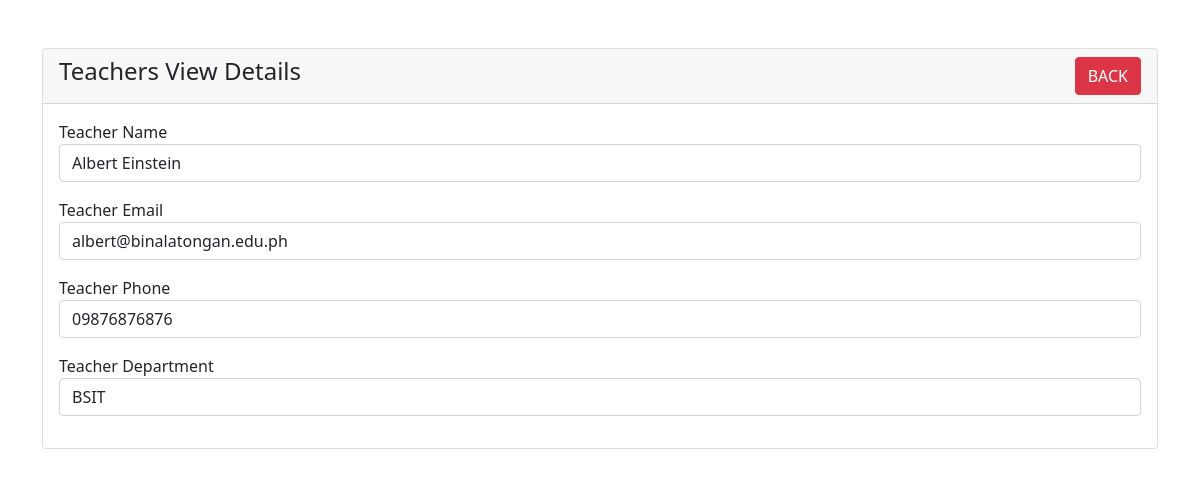
The page /teacher-view.php?id=1 on the database its author committed.
### tables this page shows
CREATE TABLE `teachers` (
  `id` int(6) NOT NULL,
  `name` varchar(191) NOT NULL,
  `email` varchar(191) NOT NULL,
  `phone` varchar(191) NOT NULL,
  `department` varchar(191) NOT NULL
);

### teacher-view.php (the view, shortened to what this page needs)
<?php
require 'dbcon.php';
?>
<!doctype html>
<html lang="en">
  <head>
    <link href="https://cdn.jsdelivr.net/npm/bootstrap@5.1.3/dist/css/bootstrap.min.css" rel="stylesheet">
</head>
<body>
    <div class="container mt-5">
        <div class="row">
            <div class="col-md-12">
                <div class="card">
                    <div class="card-header">
                        <h4>Teachers View Details
                            <a href="teachers.php" class="btn btn-danger float-end">BACK</a>
                        </h4>
                    </div>
                    <div class="card-body">
                        <?php
                        if(isset($_GET['id']))
                        {
                            $teacher_id = mysqli_real_escape_string($con, $_GET['id']);
                            $query = "SELECT * FROM teachers WHERE id='$teacher_id' ";
                            $query_run = mysqli_query($con, $query);
                            if(mysqli_num_rows($query_run) > 0)
                            {
                                $teacher = mysqli_fetch_array($query_run);
                                ?>
                                    <div class="mb-3">
                                        <label>Teacher Name</label>
                                        <p class="form-control">
                                            <?=$teacher['name'];?>
                                        </p>
                                    </div>
                                    <div class="mb-3">
                                        <label>Teacher Email</label>
                                        <p class="form-control">
                                            <?=$teacher['email'];?>
                                        </p>
                                    </div>
                                    <div class="mb-3">
                                        <label>Teacher Phone</label>
                                        <p class="form-control">
                                            <?=$teacher['phone'];?>
                                        </p>
                                    </div>
                                    <div class="mb-3">
                                        <label>Teacher Department</label>
                                        <p class="form-control">
                                            <?=$teacher['department'];?>
                                        </p>
                                    </div>
                                <?php
                            }
                            else
                            {
                                echo "<h4>No Such Id Found</h4>";
                            }
                        }
                        ?>
                    </div>
                </div>
            </div>
        </div>
    </div>
</body>
</html>

### rows shown on the page
teachers: name "Albert Einstein", email "albert@binalatongan.edu.ph", phone "09876876876", department "BSIT"
